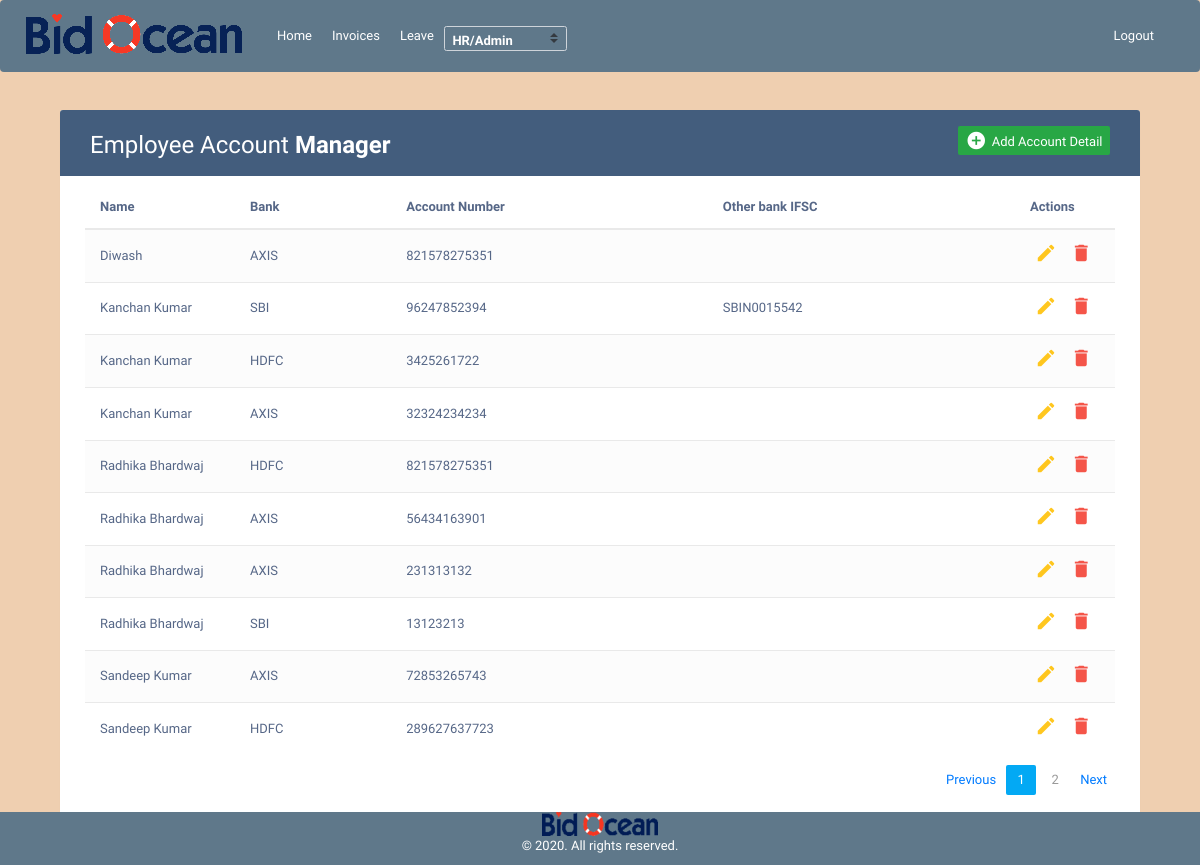
The app's page /account_management/ (signed in), older data.
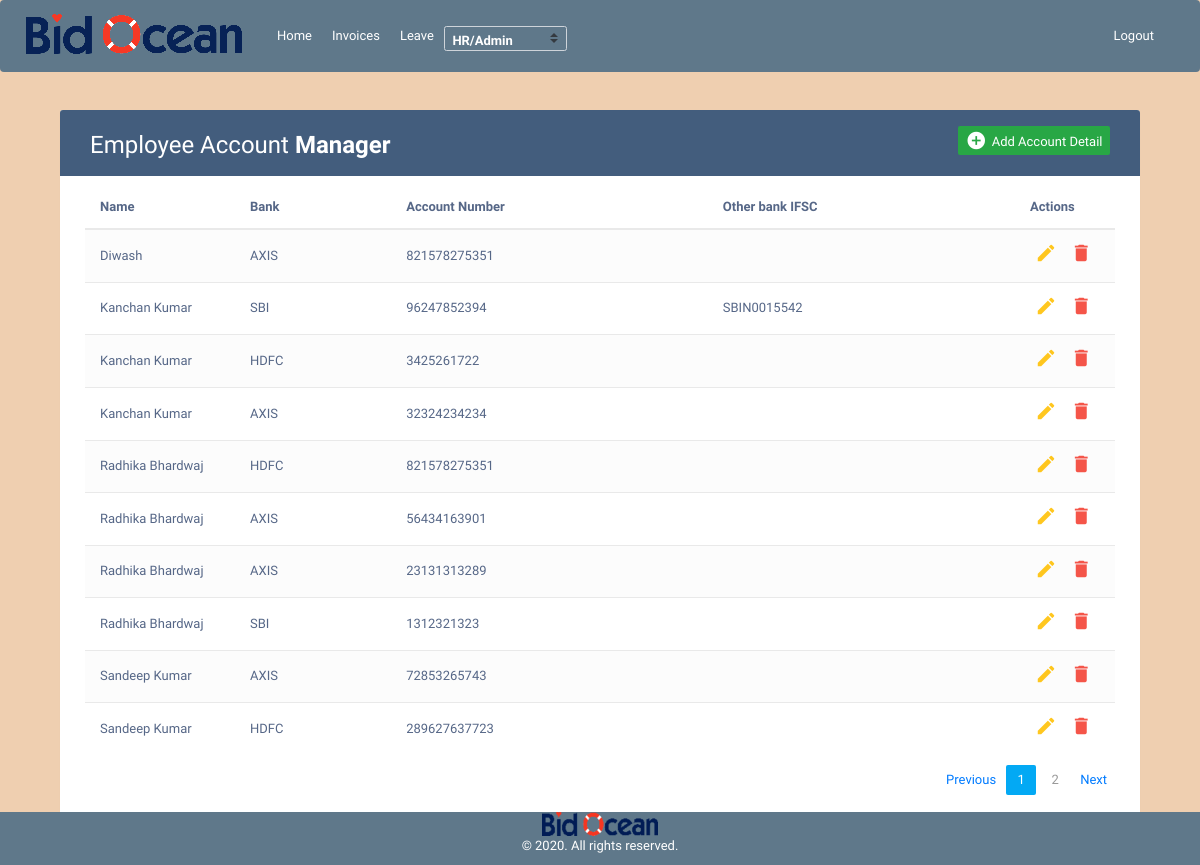
The same page, newer data.
### account_management/models.py (models this page shows, shortened)
class AccountDetails(models.Model):
    id         = models.AutoField(primary_key=True)
    acc_no     = models.CharField(max_length=200)
    bank       = models.CharField(max_length=200)
    other_bank = models.CharField(max_length=300, null=True, blank=True)
    ifsc_other = models.CharField(max_length=300, null=True, blank=True)
    employee   = models.ForeignKey(Employee,on_delete=models.CASCADE, related_name='employee_accounts')
    created_at = models.DateTimeField(auto_now_add=True)
    status     = models.SmallIntegerField(default=1)

### user_invoice/models.py (models this page shows, shortened)
class Employee(models.Model):
	id       = models.AutoField(primary_key=True)
	name     = models.CharField(max_length=300)
	role     = models.ForeignKey(Role,on_delete=models.CASCADE)
	salary   = models.CharField(max_length=300, null=True, blank=True)
	address  = models.CharField(max_length=300)
	emp_id   = models.CharField(max_length=300, null=True, blank=True)
	phone_no = models.CharField(max_length=300)
	auth_tbl = models.OneToOneField(Userdetail, on_delete=models.CASCADE)
	added_at = models.DateTimeField(auto_now_add=True)

### account_management/views.py (the view, shortened to what this page needs)
# urls.py: path("",views.ManageAccounts.as_view(),name="account_management"),
class ManageAccounts(AdminOrHRPanelMixin,TemplateView):
    template_name = 'account_management/account_management.html'
    def get(self, request):
        employee      = Employee.objects.get(auth_tbl=self.request.user)
        role          = employee.role.name.lower()
        employee_list = Employee.objects.all().order_by('name')
        accounts      = AccountDetails.objects.all().order_by('employee__name')
        paginator        = Paginator(accounts,10)
        page             = request.GET.get('page')
        paginatedcontent = paginator.get_page(page)
        context = {
            'role'          : role,
            'employee_list' : employee_list,
            'accounts'      : paginatedcontent
        }
        return render(request, self.template_name, context)

### user_invoice/mixin.py (called while the page is built)
    def test_func(self):
        user     = self.request.user
        employee = Employee.objects.get(auth_tbl=user)
        return employee.role.name.lower() == 'admin' or employee.role.name.lower() == 'hr'

### account_management/templates/account_management/account_management.html (shortened to what this page needs)
{% extends "user_invoice/base.html" %}
{% load crispy_forms_tags %}
{% block content %}
<!DOCTYPE html>
<html lang="en">
<head>
<link rel="stylesheet" href="https://maxcdn.bootstrapcdn.com/font-awesome/4.7.0/css/font-awesome.min.css">
<link rel="stylesheet" href="https://maxcdn.bootstrapcdn.com/bootstrap/3.3.7/css/bootstrap.min.css">
<link rel="stylesheet" href="https://maxcdn.bootstrapcdn.com/bootstrap/4.0.0/css/bootstrap.min.css">
  <body style="background-color: #EFCFB0;">
    <div class="container" style="margin-top: 80px;">
        <div class="table-wrapper">
            <div class="table-title">
                <div class="row">
                    <div class="col-sm-6">
						<h2>Employee Account <b>Manager</b></h2>
					</div>
					<div class="col-sm-6">
						<a href="#addEmployeeModal" class="btn btn-success" data-toggle="modal"><i class="material-icons">&#xE147;</i> <span>Add Account Detail</span></a>
					</div>
                </div>
            </div>
            <table class="table table-striped table-hover">
                <thead>
                    <tr>
                        <th>Name</th>
                        <th>Bank</th>
						<th>Account Number</th>
                        <th>Other bank IFSC</th>
                        <th>Actions</th>
                    </tr>
                </thead>
                <tbody>
                	{% for account in accounts %}
                    <tr>
                        <td>{{account.employee.name}}</td>
                        <td>{% if account.bank == 'others' %}{{account.other_bank|upper}}{% else %}{{account.bank|upper}}{% endif %}</td>
						<td>{{account.acc_no}}</td>
                        <td>{{account.ifsc_other}}</td>
                        <td>
                            <a href="#editEmployeeModal" alt="{{account.pk}}" class="edit" data-toggle="modal"><i class="material-icons" data-toggle="tooltip" title="Edit">&#xE254;</i></a>
                            <a href="#deleteEmployeeModal" alt="{{account.pk}}" class="delete" data-toggle="modal"><i class="material-icons" data-toggle="tooltip" title="Delete">&#xE872;</i></a>
                        </td>
                    </tr>
                    {% endfor %}
                </tbody>
            </table>
			<div class="clearfix">
                   {% if accounts.paginator.num_pages > 1 %}
  <nav aria-label="Page navigation example">
  <ul class="pagination justify-content-center" style="margin-bottom: 20px;">
    {% if accounts.has_previous %}
      <li class="text-dark page-item"><a class="page-link text-primary font-weight-bolder" href="?page={{ accounts.previous_page_number }}">Previous</a></li>
    {% else %}
      <li class="page-item disabled"><a class="page-link text-primary font-weight-bolder" href="#">Previous</a></li>
    {% endif %}
    {% for i in accounts.paginator.page_range %}
      {% if accounts.number == i %}
        <li class="page-item active">
          <a class="page-link font-weight-bolder" href="?page={{ i }}">{{i}}</a>
        </li>
      {% elif i > accounts.number|add:'-5' and i < accounts.number|add:'5' %}
        <li class="page-item {% if i == accounts.number %} active {% endif %}">
          <a class="page-link font-weight-bolder" href="?page={{ i }}">{{i}}</a>
        </li>
      {% endif %}
    {% endfor %}
    {% if accounts.has_next %}
      <li class="page-item"><a class="page-link text-primary font-weight-bolder" href="?page={{ accounts.next_page_number }}">Next</a></li>
    {% else %}
      <li class="page-item disabled"><a class="page-link text-primary font-weight-bolder" href="#">Next</a></li>
    {% endif %}
  </ul>
</nav>
  {% endif %}
            </div>
        </div>
    </div>
</body>
</html>
{% endblock content %}

Row changes from the older to the newer data that the page shows:
changed AccountDetails (number 7 of 10 on the later page): acc_no "231313132" → "23131313289"
changed AccountDetails (number 8 of 10 on the later page): acc_no "13123213" → "1312321323"
